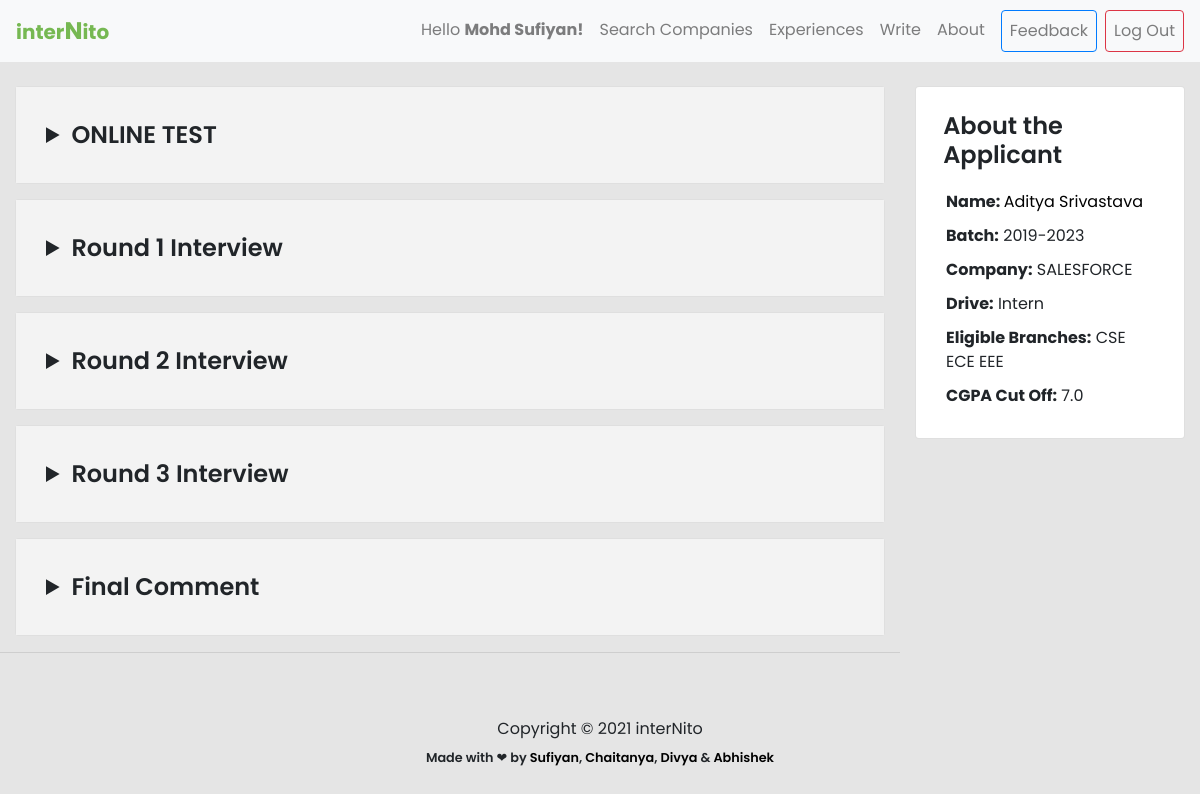
Page /post/24 (signed in) on the committed database.
### experience/models.py (models this page shows, shortened)
class Experience(models.Model):
    user = models.ForeignKey(User, on_delete = models.CASCADE)
    name = models.CharField(max_length=80)
    branch = models.CharField(max_length=255,blank=True)
    cgpa_cutoff = models.FloatField(blank=True)
    resume = models.TextField(blank=True)
    batch = models.CharField(max_length=255, blank=True)
    company = models.CharField(max_length=255,blank=False)
    summary = models.TextField(blank=False)
    period = models.CharField(max_length=255,blank=False)
    ot_summary = models.TextField(blank = True)
    ot_question1 = models.TextField(blank = True, null = True)
    ot_question1_link = models.TextField(blank = True, null = True, default = 'NONE')
    ot_question2 = models.TextField(blank = True, null = True)
    ot_question2_link = models.TextField(blank = True, null = True)
    ot_question3 = models.TextField(blank = True, null = True)
    ot_question3_link = models.TextField(blank = True, null = True)
    ot_question4 = models.TextField(blank = True, null = True)
    ot_question4_link = models.TextField(blank = True, null = True)
    round1_details = models.TextField(blank = True, null = True)
    round2_details = models.TextField(blank = True, null = True)
    round3_details = models.TextField(blank = True, null = True)
    final_summary = models.TextField(blank = True, null = True)

### experience/views.py (the view)
# urls.py: path('post/<int:id>', views.post, name='post'),
@login_required()
def post(request, id):
    try:
        response = Experience.objects.get(pk=id)
        if response.user == request.user or request.user.is_staff:
            return render(request, 'post.html', {'response': response})
        return HttpResponseRedirect(reverse('home'))
    except Experience.DoesNotExist:
        return HttpResponseRedirect(reverse('home'))

### templates/post.html (shortened to what this page needs)
{% extends 'base.html' %} {% load static %} {% block content %}
<link rel="stylesheet" href="{% static 'css/post.css' %}" />
<div class="container-fluid" style="font-family: 'Poppins', sans-serif">
  <div class="row">
    <div class="col-lg-9">
      <div class="post-card mt-4">
          {% if response.ot_summary %}
          <div class="card">
            <div class="card-body post-section">
                        <details>
              <summary class="card-title small-text">ONLINE TEST</summary>
            </details>
          </div>
          </div>
          {% endif %}
          {% if response.round1_details %}
          <div class="card">
            <div class="card-body post-section">
            <details>
              <summary class="card-title small-text">Round 1 Interview</summary>
            </details>
            </div>
            </div>
          {% endif %}
          {% if response.round2_details %}
          <div class="card">
            <div class="card-body post-section">
            <details>
              <summary class="card-title small-text">Round 2 Interview</summary>
              </details>
              </div>
              </div>
          {% endif %}
          {% if response.round3_details %}
          <div class="card">
            <div class="card-body post-section">
            <details>
              <summary class="card-title small-text">Round 3 Interview</summary>
            </details>
            </div>
            </div>
          {% endif %}
          {% if response.final_summary %}
          <div class="card">
            <div class="card-body post-section">
            <details>
              <summary class="card-title small-text">Final Comment</summary>
            </details>
            </div>
            </div>
          {% endif %}
          <hr />
        </div>
      </div>
    <div class="col-lg-3">
      <div class="post-card mt-4">
    <div class="card">
        <div class="card-body">
          <h4 class="title">About the Applicant</h4>
          <p class="abt-info-title"><strong>Name: </strong><a href="{% url 'profile' response.user.username %}">{{response.name}}</a></p>
          <p class="abt-info-title"><strong>Batch:</strong> {{ response.batch }}</p>
          <p class="abt-info-title"><strong>Company:</strong> {{ response.company }}</p>
          <p class="abt-info-title"><strong>Drive:</strong> {{ response.period }}</p>
          <p class="abt-info-title"><strong>Eligible Branches:</strong> {{ response.branch }}</p>
          <p class="abt-info-title"><strong>CGPA Cut Off:</strong> {{ response.cgpa_cutoff }}</p>
        </div>
      </div>
    </div>
    </div>
  </div>
</div>
{% endblock content %}

### templates/base.html (shortened to what this page needs)
{% load static %}
<!DOCTYPE html>
<html lang="en">
  <head>
    <link href="{% static 'css/bootstrap.min.css' %}" rel="stylesheet" />
    <link href="{% static 'css/album.css' %}" rel="stylesheet" />
  </head>
  <nav class="navbar navbar-expand-lg navbar-light bg-light sticky-top">
    <a
    style="color: #76b852"
      class="logoAnchor navbar-brand" href="{% url 'home' %}"
      ><strong>inter<big>N</big>ito</strong></a>
    <div class="collapse navbar-collapse" id="navbarSupportedContent">
      <ul class="navbar-nav ml-auto">
        {% if request.user.is_authenticated %}
        <li class="nav-item">
          <a class="nav-link" href="{% url 'profile' request.user.username %}"
            >Hello <strong>{{ request.user.first_name }}!</strong></a>
        </li>
        {% endif %}
        {% if request.user.is_staff %}
        <li class="nav-item">
          <a class="nav-link" href="{% url 'company' %}">Search Companies</a>
        </li>
        <li class="nav-item">
          <a class="nav-link" href="{% url 'experience' %}">Experiences</a>
        </li>
        {% endif %}
        <li class="nav-item">
          <a class="nav-link" href="{% url 'write' %}">Write</a>
        </li>
        <li class="nav-item">
          <a class="nav-link" href="{% url 'about' %}">About</a>
        </li>
        {% if request.user.is_authenticated %}
        <li class="nav-item">
          <a class="ml-2 btn btn-outline-primary nav-link" href="{% url 'feedback' %}"
            >Feedback</a
          >
        </li>
        <li class="nav-item">
          <a class="ml-2 btn btn-outline-danger nav-link" href="{% url 'logout' %}"
            >Log Out</a
          >
        </li>
        {% endif %}
      </ul>
    </div>
  </nav>
  <body>
    {% block content %} {% endblock content %}
    <footer>
      <div class="container" style="text-align: center">
        <p>
          Copyright © 2021 interNito
        </p>
        <small style="font-weight: 550">Made with &#x2764; by
          <a target="_blank" href="https://www.linkedin.com/in/sufiyan-ansari-nitw/">
            Sufiyan</a>,
          <a target="_blank" href="https://www.linkedin.com/in/chaitanya-hardikar-0ab4821a7/">
            Chaitanya</a>,
          <a target="_blank" href="https://www.linkedin.com/in/divya-soni14/">
            Divya</a>
          &
          <a target="_blank" href="https://www.linkedin.com/in/abhishek-upadhayayula-a541ba1b8/">
            Abhishek</a></small>
      </div>
    </footer>
  </body>
</html>

### static/css/album.css (style rules this page uses)
:root { --jumbotron-padding-y: 3rem; }
footer { padding-top: 3rem; padding-bottom: 3rem; }
footer p { margin-bottom: 0.25rem; }

### static/css/post.css (style rules this page uses)
* { font-family: "Poppins", sans-serif !important; }
body { background-color: #e5e5e5; }

### templates/base.html (style rules this page uses)
.logoAnchor:hover, .logoAnchor { text-decoration: none; color: #76b852; }
a, a:focus { text-decoration: none; color: black; }

### templates/post.html (style rules this page uses)
body { font-family: 'Poppins', sans-serif!important; }
.card-title { font-weight: 600; font-size: 1.7rem; margin: 10px auto 20px auto; }
.title { font-weight: 600; margin: 0.3rem 0 1.3rem 0.45rem; }
.abt-info-title { margin: 10px; padding: 0; }
.card { margin: 15px; }
.card-body { padding: 20px; }
.post-section { background-color: #f3f3f3; }
.small-text { font-size: 1.5rem; }
.col-lg-9, .col-lg-3 { margin: 0px !important; padding: 0; }
summary { padding: 0; margin: 0 !important; }
details { padding: 10px ; }

### rows in the picture
Experience: name "Aditya Srivastava", batch "2019-2023", company "SALESFORCE", period "Intern", branch "CSE ECE EEE", cgpa_cutoff "7.0"

### other values in the picture
{{ request.user.first_name }} "Mohd Sufiyan"
